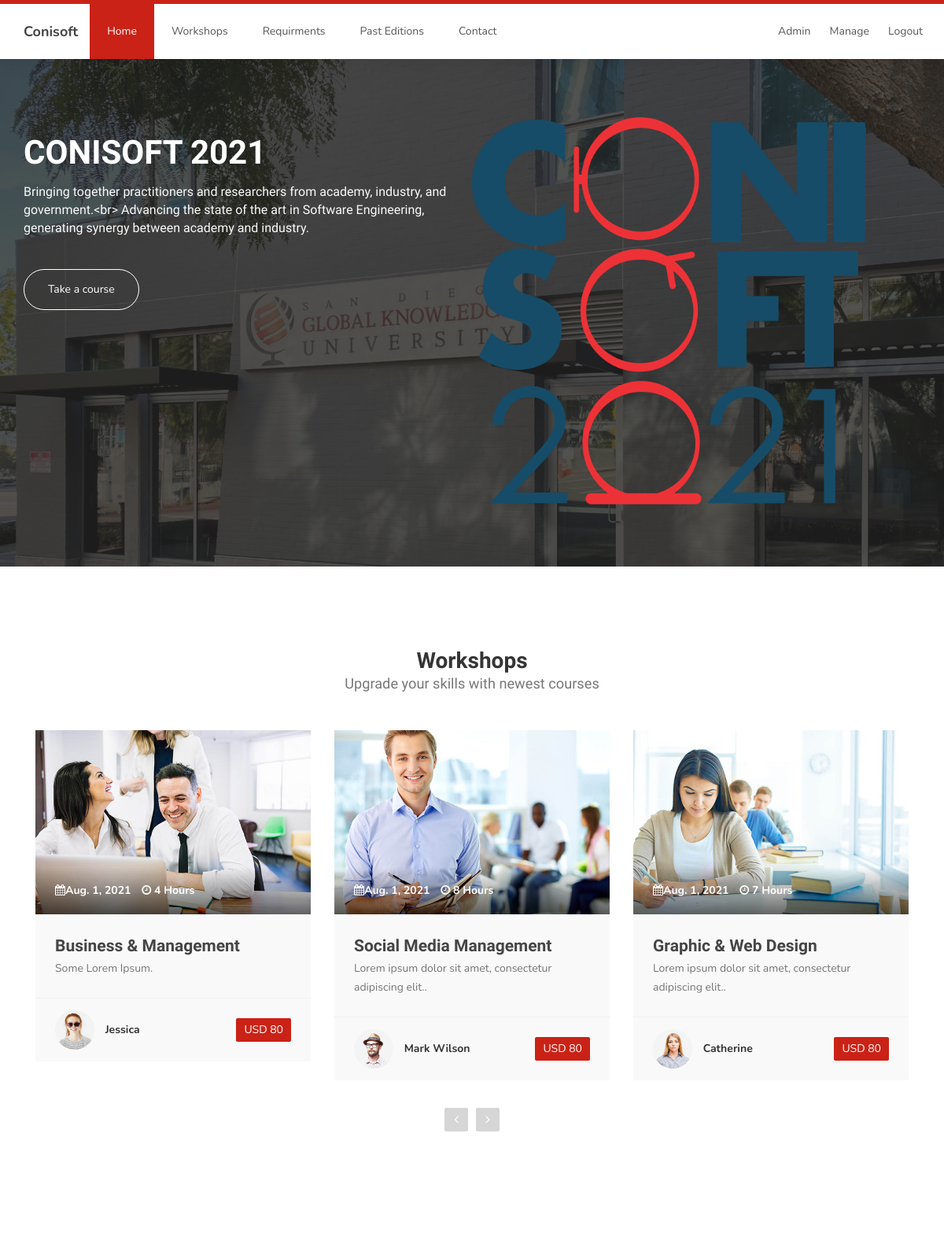
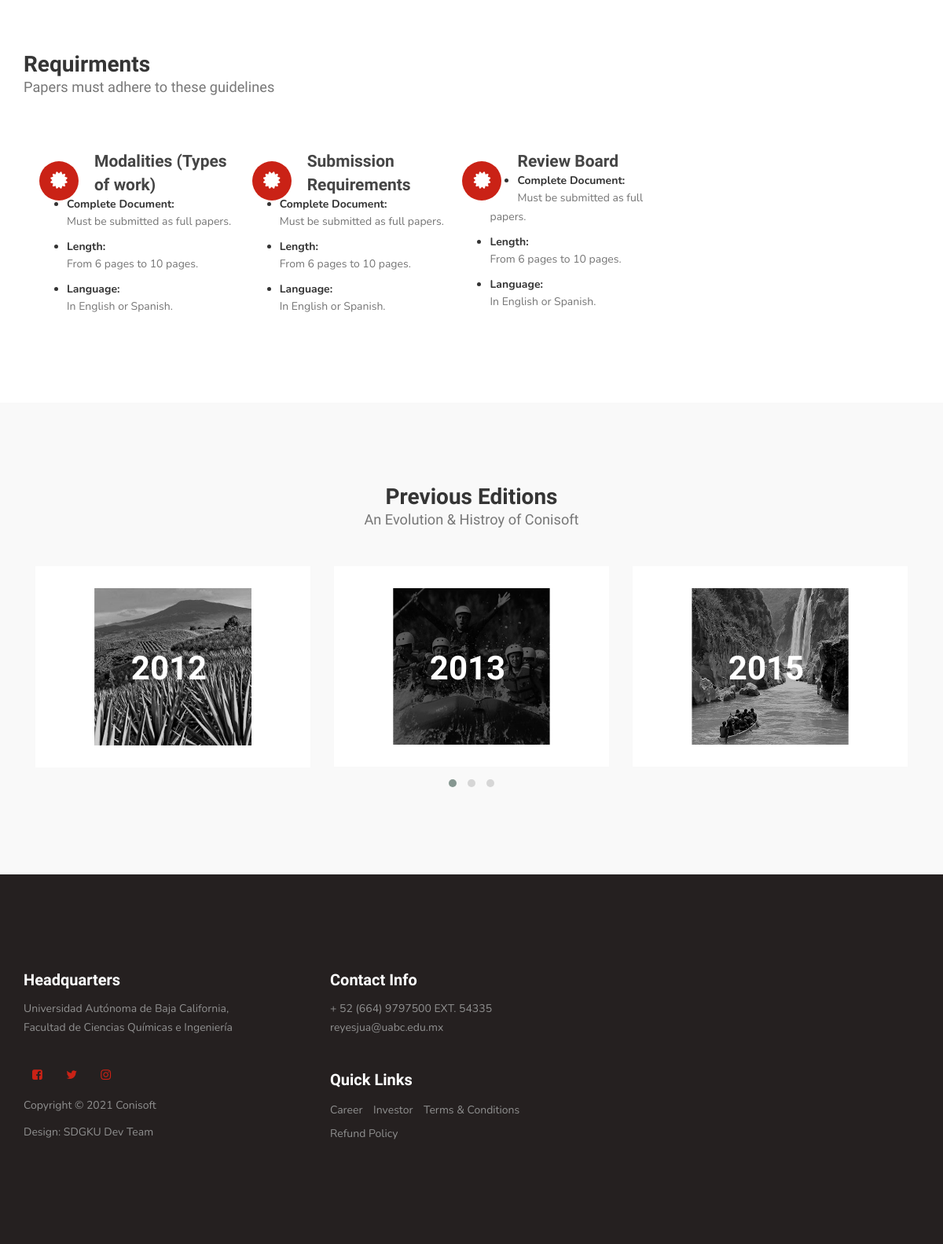
Page / (signed in) on the committed database (2 pictures, top to bottom).
### mainApp/models.py (models this page shows, shortened)
class Carosel(models.Model):
    heading = models.CharField(max_length=200)
    text = models.CharField(max_length=500)
    background_image = models.ImageField(upload_to=None, height_field=None, width_field=None, max_length=100)
    logo_image = models.ImageField(upload_to=None, height_field=None, width_field=None, max_length=100, default='path/to/my/default/image.jpg')

class Course(models.Model):
    date = models.DateField()
    time_length = models.IntegerField()
    name = models.CharField(max_length=200)
    description = models.CharField(max_length=200)
    presenter = models.CharField(max_length=200)
    image = models.ImageField(upload_to=None, height_field=None, width_field=None, max_length=100)
    presenter_image = models.ImageField(upload_to=None, height_field=None, width_field=None, max_length=100)

class PaperRequirement(models.Model):
    heading = models.CharField(max_length=200)
    text1 = models.CharField(max_length=200, null=True)
    text2 = models.CharField(max_length=200, null=True)
    text3 = models.CharField(max_length=200, null=True)
    text4 = models.CharField(max_length=200, null=True)
    text5 = models.CharField(max_length=200, null=True)

class Edition(models.Model):
    year = models.CharField(max_length=4)
    image = models.ImageField(upload_to=None, height_field=None, width_field=None, max_length=100)
    link = models.URLField()

### mainApp/views.py (the view)
        def obj_function(request):
            returned_objects_dictionary = {'editions':Edition.objects.all(), 'topics':Topic.objects.all(),
            'requirements':PaperRequirement.objects.all(), 'courses':Course.objects.all(), 'carosels':Carosel.objects.all()}
            return render(request, 'index.html', returned_objects_dictionary)

### mainApp/models.py (called while the page is built)
    @property
    def is_staff(self):
        return self.staff

    @property
    def is_admin(self):
        return self.admin

### mainApp/views.py (called while the page is built)
    def as_view():
        def obj_function(request):
            returned_objects_dictionary = {'editions':Edition.objects.all(), 'topics':Topic.objects.all(),
            'requirements':PaperRequirement.objects.all(), 'courses':Course.objects.all(), 'carosels':Carosel.objects.all()}
            return render(request, 'index.html', returned_objects_dictionary)
        return obj_function

### templates/index.html
{% extends 'base.html' %}
{% load static %}
{% block content %}
<section id="home">
     <div class="row">
          <div class="owl-carousel owl-theme home-slider">
               {% for object in carosels %}
               <div class="item item-second">
                    <div class="caption">
                         <div class="container">
                              <div class="col-md-6 col-sm-12">
                                   <h1>{{ object.heading }}</h1>
                                   <h3>{{ object.text }}
                                   </h3>
                                   <a href="/workshops" class="section-btn btn btn-default smoothScroll">Take a course</a>
                              </div>
                              <div class="sdgku-logo-container">
                                   <img src="{{ object.logo_image.url }}" class="logo" style="width: 500px;">
                              </div>
                         </div>
                    </div>
               </div>
               {% endfor %}
          </div>
     </div>
</section>
<section id="courses">
     <div class="container">
          <div class="row">
               <div class="col-md-12 col-sm-12">
                    <div class="section-title">
                         <h2>Workshops <small>Upgrade your skills with newest courses</small></h2>
                    </div>
                    <div class="owl-carousel owl-theme owl-courses">
                         {% for object in courses %}
                         <div class="col-md-4 col-sm-4">
                              <div class="item">
                                   <div class="courses-thumb">
                                        <div class="courses-top">
                                             <div class="courses-image">
                                                  <img src="{{ object.image.url }}" class="img-responsive" alt="">
                                             </div>
                                             <div class="courses-date">
                                                  <span><i class="fa fa-calendar"></i>{{ object.date }}</span>
                                                  <span><i class="fa fa-clock-o"></i> {{ object.time_length }}
                                                       Hours</span>
                                             </div>
                                        </div>
                                        <div class="courses-detail">
                                             <h3><a href="#">{{ object.name }}</a></h3>
                                             <p>{{ object.description }}.</p>
                                        </div>
                                        <div class="courses-info">
                                             <div class="courses-author">
                                                  <img src='{{ object.presenter_image.url }}' class="img-responsive"
                                                       alt="">
                                                  <span>{{ object.presenter }}</span>
                                             </div>
                                             <div class="courses-price">
                                                  <a href="#"><span>USD 80</span></a>
                                             </div>
                                        </div>
                                   </div>
                              </div>
                         </div>
                         {% endfor %}
                    </div>
               </div>
          </div>
</section>
<section id="about">
     <div class="container">
          <div class="row">
               <div class="col-md-12 col-sm-12">
                    <div class="section-title">
                         <h2>Requirments <small>Papers must adhere to these guidelines</small></h2>
                    </div>
                    <div class="about-info">
                         {% for object in requirements %}
                         <figure>
                              <span><i class="fa fa-certificate"></i></span>
                              <figcaption>
                                   <h3>{{ object.heading }}</h3>
                                   <ul>
                                        <li><strong>Complete Document:</strong>
                                             <p>Must be submitted as full papers.</p>
                                        </li>
                                        <li><strong>Length:</strong>
                                             <p>From 6 pages to 10 pages.</p>
                                        </li>
                                        <li><strong>Language:</strong>
                                             <p>In English or Spanish.</p>
                                        </li>
                                   </ul>
                              </figcaption>
                         </figure>
                         {% endfor %}
                    </div>
               </div>
          </div>
     </div>
</section>
<section id="testimonial">
     <div class="container">
          <div class="row">
               <div class="col-md-12 col-sm-12">
                    <div class="section-title">
                         <h2>Previous Editions <small>An Evolution & Histroy of Conisoft</small></h2>
                    </div>
                    <div class="owl-carousel owl-theme owl-client">
                         {% for object in editions %}
                         <div class="col-md-4 col-sm-4">
                              <div class="item">
                                   <div class="tst-author">
                                        <a href="{{ object.link }}">
                                             <h4>{{ object.year }}</h4>
                                        </a>
                                        <div class="tst-image">
                                             <img src='{{ object.image.url }}' class="img-responsive" alt="">
                                        </div>
                                   </div>
                              </div>
                         </div>
                         {% endfor %}
                    </div>
               </div>
          </div>
</section>
{% endblock content %}

### templates/base.html (shortened to what this page needs)
{% load static %}
<!DOCTYPE html>
<html lang="en">
<head>
     <link rel="stylesheet" href="{% static 'css/bootstrap.min.css' %}">
     <link rel="stylesheet" href="{% static 'css/font-awesome.min.css' %}">
     <link rel="stylesheet" href="{% static 'css/owl.carousel.css' %}">
     <link rel="stylesheet" href="{% static 'css/owl.theme.default.min.css' %}">
     <link rel="stylesheet" href="{% static 'css/templatemo-style.css' %}">
</head>
<body id="top" data-spy="scroll" data-target=".navbar-collapse" data-offset="50">
     <section class="navbar custom-navbar navbar-fixed-top" role="navigation">
          <div class="container">
               <div class="navbar-header">
                    <a href="{% url 'home' %}" class="navbar-brand">Conisoft</a>
               </div>
               <div class="collapse navbar-collapse">
                    <ul class="nav navbar-nav">
                         {% if 'register' in request.path or 'login' in request.path or 'workshops' in request.path %}
                              <li><a href="/#home" class="smoothScroll">Home</a></li>
                              <li class ="{% if request.path == '/workshops' %} active {% endif %}"><a href="/workshops" class="smoothScroll">Workshops</a></li>
                              <li><a href="/#about" class="smoothScroll">Requirments</a></li>
                              <li><a href="/#testimonial" class="smoothScroll">Past Editions</a></li>
                              <li><a href="/#footer" class="smoothScroll">Contact</a></li>
                         {% else %}
                              <li class="active"><a href="#home" class="smoothScroll">Home</a></li>
                              <li><a href="/workshops" class="smoothScroll">Workshops</a></li>
                              <li><a href="#about" class="smoothScroll">Requirments</a></li>
                              <li><a href="#testimonial" class="smoothScroll">Past Editions</a></li>
                              <li><a href="#footer" class="smoothScroll">Contact</a></li>
                         {% endif %}
                    </ul>
                    <ul class="nav navbar-nav navbar-right">
                         {% if user.is_admin %}
                         <li><a href="/admin">Admin</a></li>
                         {% endif %}
                         {% if user.is_staff %}
                         <li><a href="#">Manage</a></li>
                         {% endif %}
                         {% if not user.is_authenticated %}
                         <li class ="{% if request.path == '/login' %} active {% endif %}"><a href="/login">Login</a></li>
                         <li class="{% if request.path == '/register' %} active {% endif %}"><a href="/register">Register</a></li>
                         {% else %}
                         <li><a href="/logout">Logout</a></li>
                         {% endif %}
                    </ul>
               </div>
          </div>
     </section>
     <main>
          {% block content %}
          {% endblock content %}
     </main>
     <footer id="footer">
          <div class="container">
               <div class="row">
                    <div class="col-md-4 col-sm-6">
                         <div class="footer-info">
                              <div class="section-title">
                                   <h2>Headquarters</h2>
                              </div>
                              <address>
                                   <p>Universidad Autónoma de Baja California,<br> Facultad de Ciencias Químicas e
                                        Ingeniería </p>
                              </address>
                              <ul class="social-icon">
                                   <li><a href="#" class="fa fa-facebook-square" attr="facebook icon"></a></li>
                                   <li><a href="#" class="fa fa-twitter"></a></li>
                                   <li><a href="#" class="fa fa-instagram"></a></li>
                              </ul>
                              <div class="copyright-text">
                                   <p>Copyright &copy; 2021 Conisoft</p>
                                   <p>Design: SDGKU Dev Team</p>
                              </div>
                         </div>
                    </div>
                    <div class="col-md-4 col-sm-6">
                         <div class="footer-info">
                              <div class="section-title">
                                   <h2>Contact Info</h2>
                              </div>
                              <address>
                                   <p>+ 52 (664) 9797500 EXT. 54335</p>
                                   <p><a href="mailto:reyesjua@uabc.edu.mx">reyesjua@uabc.edu.mx</a></p>
                              </address>
                              <div class="footer_menu">
                                   <h2>Quick Links</h2>
                                   <ul>
                                        <li><a href="#">Career</a></li>
                                        <li><a href="#">Investor</a></li>
                                        <li><a href="#">Terms & Conditions</a></li>
                                        <li><a href="#">Refund Policy</a></li>
                                   </ul>
                              </div>
                         </div>
                    </div>
               </div>
          </div>
     </footer>
</body>
</html>

### rows in the picture
Carosel: heading "CONISOFT 2021", text "Bringing together practitioners and researchers from academy, industry, and government.<br> Advancing the state of the art in Software Engineering, generating synergy between academy and industry.", logo_image (picture)
Course: image (picture), date "Aug. 1, 2021", time_length "4", name "Business & Management", description "Some Lorem Ipsum", presenter_image (picture), presenter "Jessica"
Course: image (picture), date "Aug. 1, 2021", time_length "8", name "Social Media Management", description "Lorem ipsum dolor sit amet, consectetur adipiscing elit.", presenter_image (picture), presenter "Mark Wilson"
Course: image (picture), date "Aug. 1, 2021", time_length "7", name "Graphic & Web Design", description "Lorem ipsum dolor sit amet, consectetur adipiscing elit.", presenter_image (picture), presenter "Catherine"
PaperRequirement: heading "Modalities (Types of work)"
PaperRequirement: heading "Submission Requirements"
PaperRequirement: heading "Review Board"
Edition: year "2012", image (picture)
Edition: year "2013", image (picture)
Edition: year "2015", image (picture)
